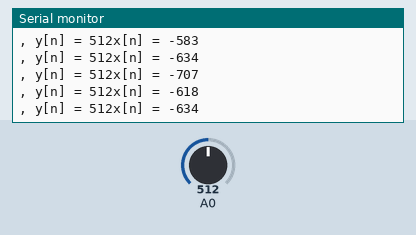
Simulated run of this sketch. Board: Arduino Uno, built with avr-gcc and run on an emulated ATmega328P. Parts: the last lines printed to the serial monitor. The test bench sets the inputs (shaded band); at power-on: A0 = 512.

Above: at 5.7 s.
5.8 s: A0 set to 983
At 5.87 s:
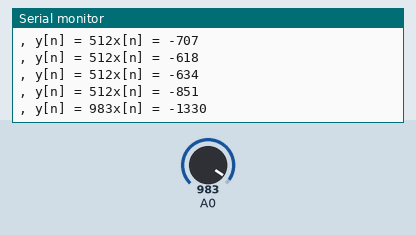
8.8 s: A0 set to 1008
At 11.22 s:
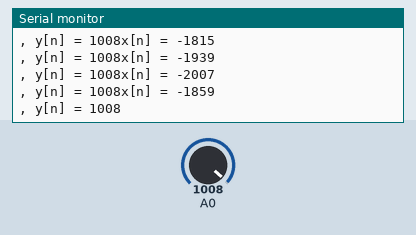
Timing chart, 0 to 11.3 s (numbered marks = the images above; inputs shaded):
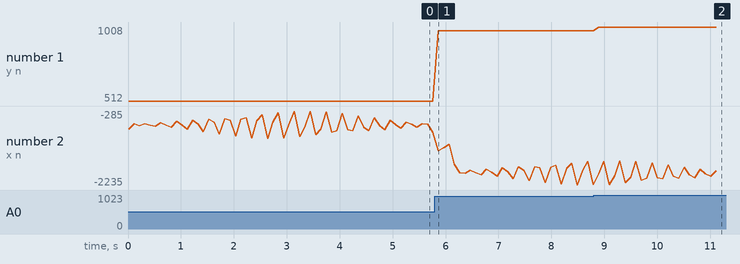

The sketch:

imple_mentation_arduino_avec_GBF.ino
```cpp
#include <Arduino.h>

#define N 64               // Nombre de coefficients
#define SCALING_FACTOR 16384 // 2^14 pour revenir à Q(16,0)

// Coefficients en Q(16,14)
int16_t fixed_point_coef[N] = {
  -5793, -18755, 4594, -1676, 1906, -1619, -496, 2832, -2327, -1635, 5068, -3111, -3597, 7837, -3400, -6429,
  10659, -2805, -9959, 13060, -1185, -13749, 14549, 1394, -17309, 14797, 4703, -20049, 13694, 8195, -21557, 11360,
  11360, -21557, 8195, 13694, -20049, 4703, 14797, -17309, 1394, 14549, -13749, -1185, 13060, -9959, -2805, 10659,
  -6429, -3400, 7837, -3597, -3111, 5068, -1635, -2327, 2832, -496, -1619, 1906, -1676, 4594, -18755, -5793
};

// Tampon circulaire pour les échantillons d'entrée (Q16,0)
int16_t buffer[N] = {0};
uint8_t buffer_index = 0;

int n = 0;

void setup() {
  Serial.begin(9600);
}

void loop() {
  // Signal sinusoïdal généré par GBF
  int16_t input=analogRead(A0);
  int16_t center=input-512;

  // Ajoute l'entrée au tampon
  buffer[buffer_index] = input;  // Q(16,0)

  // Appliquer le filtre FIR
  int32_t acc = 0;
  for (uint8_t i = 0; i < N; i++) {
    uint8_t index = (buffer_index + N - i) % N; // Index circulaire
    acc += (int32_t)buffer[index] *fixed_point_coef[i]; // Résultat Q(26,14) donc  Q(32,14)
  }

  // Mise à l’échelle (division par 2^14) pour revenir à Q(16,0)
  int16_t output =(acc >> 14);

  // Affichage
  Serial.print("x[n] = ");
   Serial.println(output);
  Serial.print(", y[n] = ");

  Serial.print(input);

  // Mettre à jour l'index du tampon
  buffer_index = (buffer_index + 1) % N;

  delay(100);
}
```

Measured:
- the behaviour switches between 999 and 1000 on A0 (found by bisection; images 1 and 2)
- after the input at 5.8 s, the serial monitor: prints a new line after 0.06 s (image 1)
- after the input at 8.8 s, the serial monitor: prints a new line after 0.09 s (image 2)
- plotted number 1: 512 → 983 after the input at 5.8 s, 983 → 1008 after the input at 8.8 s
- plotted number 2: -851 → -2234 after the input at 5.8 s, -2234 → -1859 after the input at 8.8 s
